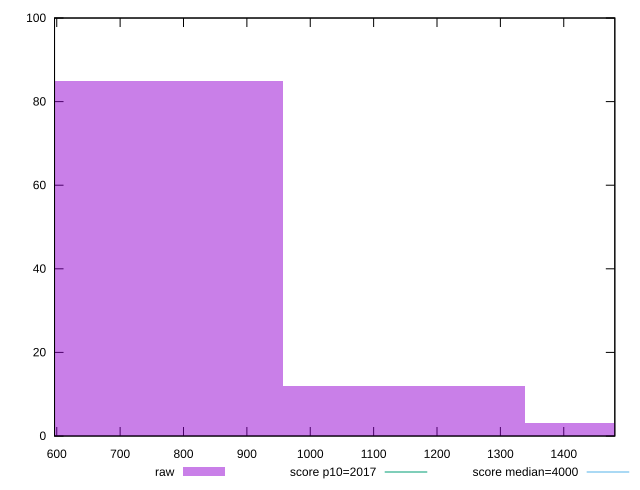

This figure's gnuplot source:
reset

$raw <<EOF
765.1219086219418 85
1530.2438172438835 3
1147.6828629329127 12
EOF

set key outside below
set boxwidth 382.5609543109709
set xrange [596.5000000000003:1480.576000000001]
set yrange [0:100]
set trange [0:100]
set style fill transparent solid 0.5 noborder

set parametric
set terminal svg size 640, 490 enhanced background rgb 'white'
set output "report_00019_2021-02-10T18-14-37.922Z//mainthread-work-breakdown/samples/pages+cached+noadtech/raw/histogram.svg"

plot $raw title "raw" with boxes, \
     2017,t title "score p10=2017", \
     4000,t title "score median=4000"

reset
